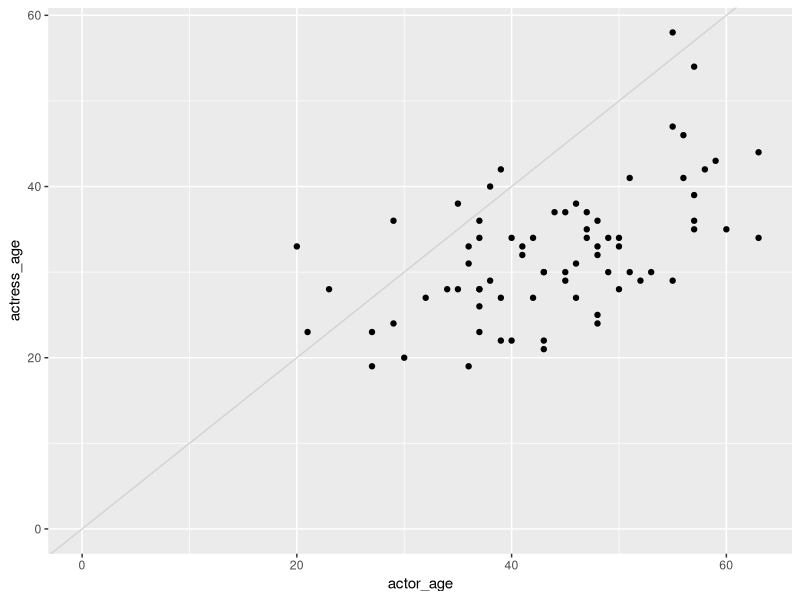
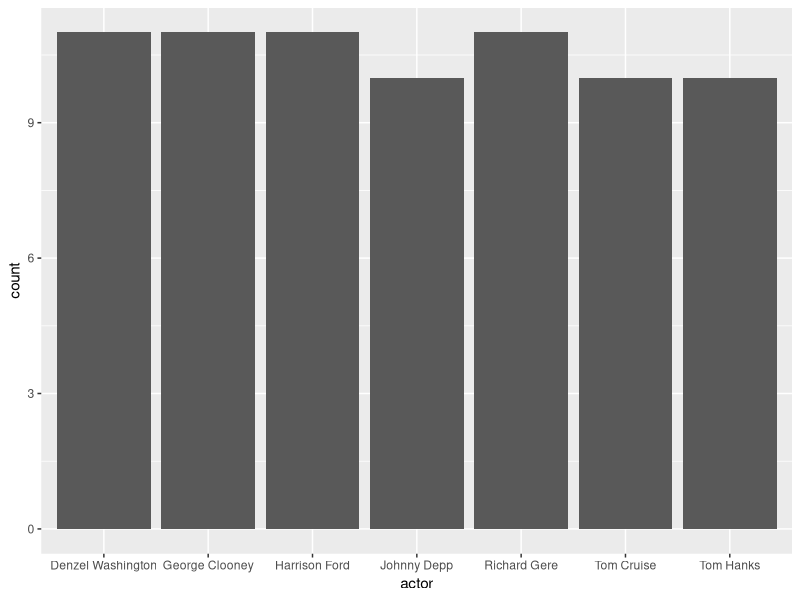
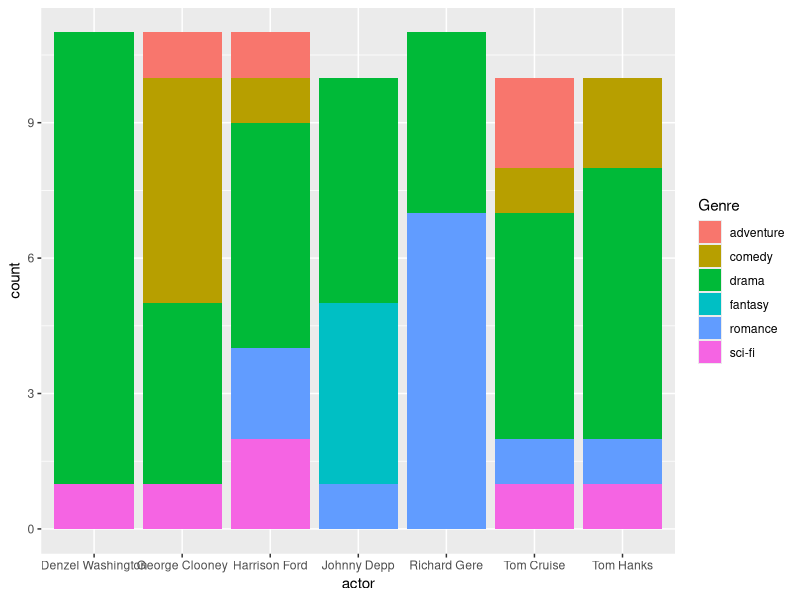
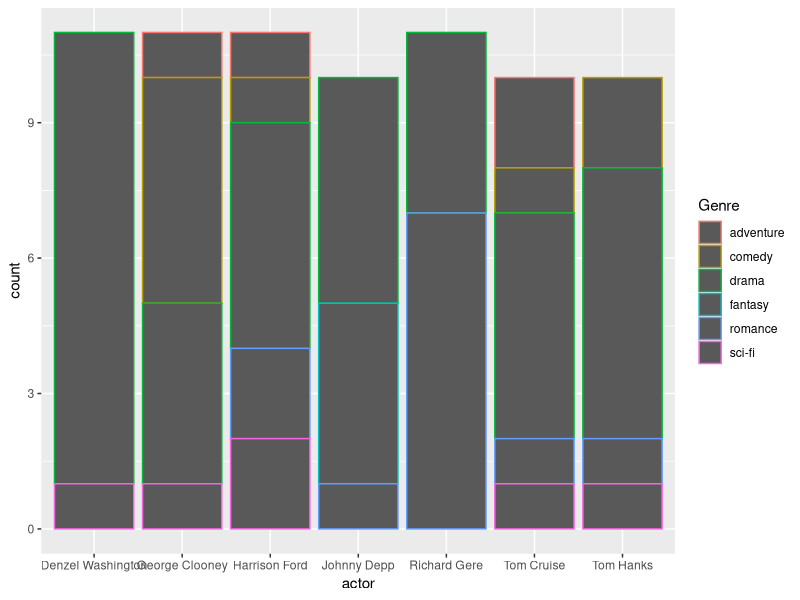
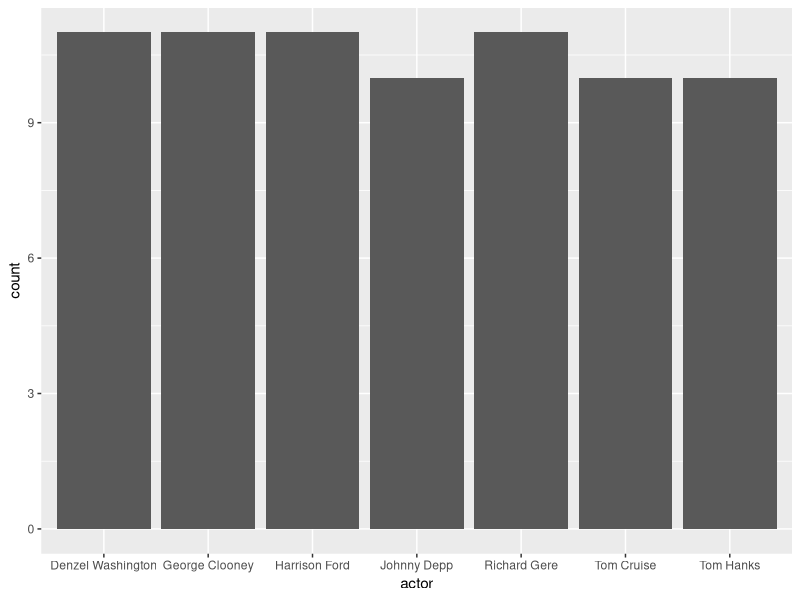
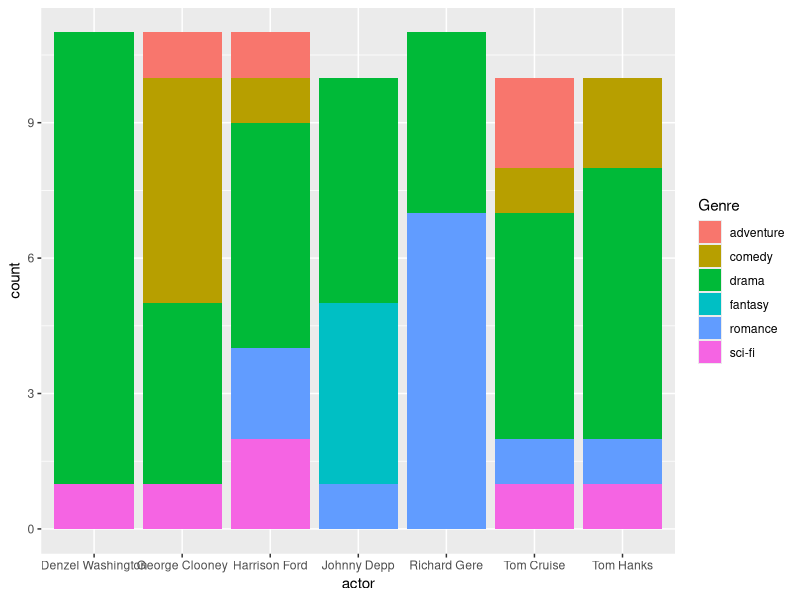
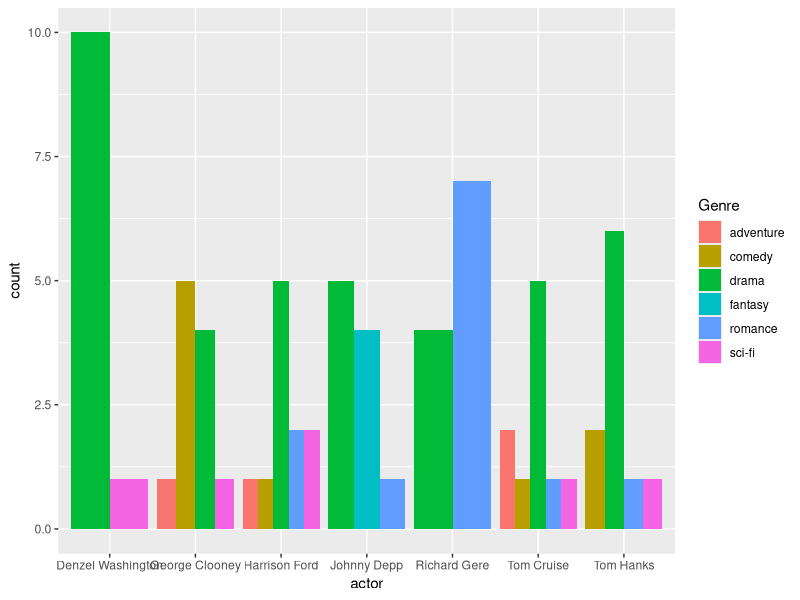
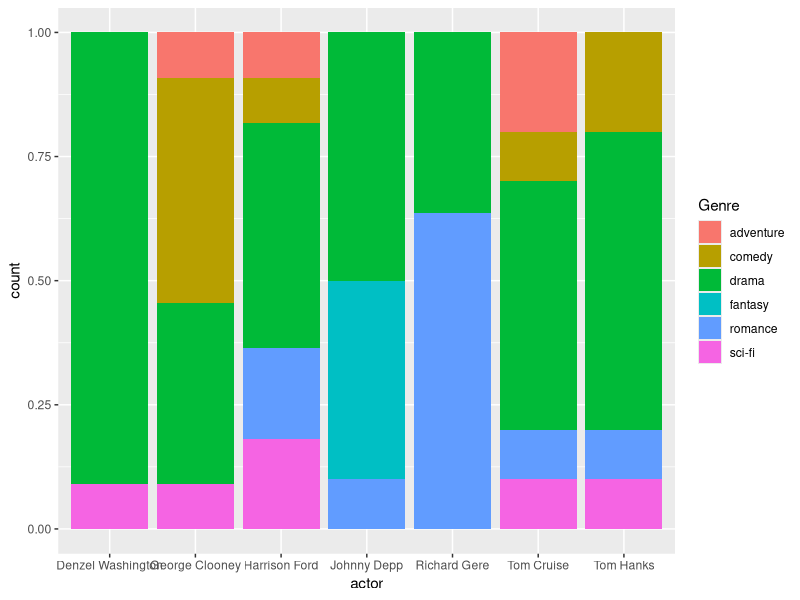

These charts were generated, in order, by the following R code:
## ---- chunk 1
library(readr)

ages <- read_csv("data/ages.csv")

head(ages)
## ---- chunk 2
# If you haven't installed the ggplot2 package yet, uncomment and run the line below
#install.packages("ggplot2")

library(ggplot2)

ggplot(data=ages) +
   geom_point(mapping=aes(x=actor_age, y=actress_age)) + 
   expand_limits(x = 0, y = 0) +
   geom_abline(intercept=0, col="light gray") 

## ---- chunk 3

head(ages)

## ---- chunk 4
ggplot(ages,
    aes(x=actor)) +
    geom_bar()
## ---- chunk 5
ggplot(data=ages,
  aes(x=actor, fill=Genre)) +
  geom_bar()
## ---- chunk 6
ggplot(data=ages,
  aes(x=actor, color=Genre)) +
  geom_bar()
## ---- chunk 7
ggplot(data=ages,
  aes(x=actor), fill=Genre) +
  geom_bar()
## ---- chunk 8
ggplot(data=ages,
  aes(x=actor, fill=Genre)) +
  geom_bar()
## ---- chunk 9
ggplot(data=ages,
  aes(x=actor, fill=Genre)) +
  geom_bar(position="dodge")
## ---- chunk 10
ggplot(data=ages,
  aes(x=actor, fill=Genre)) +
  geom_bar(position="fill")
## ---- chunk 11
ggplot(ages, aes(x=actor, y=actress_age)) +
  geom_boxplot()
## ---- chunk 12
ggplot(ages, aes(x=actor, y=actress_age)) +
  geom_violin()
## ---- chunk 13
ggplot(data=ages, aes(x=actor_age)) +
  geom_histogram(binwidth=1)
## ---- chunk 14
ggplot(data=ages, aes(x=actor_age)) +
  geom_histogram() + scale_x_log10()
## ---- chunk 15
ggplot(data=ages,
  aes(x=actress_age)) +
  geom_density(fill="red")
## ---- chunk 16
ggplot(data=ages,
  aes(x=actress_age, fill=actor)) +
  geom_density(alpha=.3)
## ---- chunk 17
ggplot(ages,
       aes(x=actress_age, y=Movie)) +
  geom_point()
## ---- chunk 18
library(dplyr)

avg_age <- ages %>% 
  group_by(actor) %>%
  mutate(age_diff = actor_age-actress_age) %>% 
  summarize(average_age_diff = mean(age_diff))

ggplot(avg_age, aes(x=actor, y=average_age_diff, group=1)) +
  geom_line()
## ---- chunk 19
ggplot(avg_age, aes(x=actor, y=average_age_diff, group=1)) +
  geom_line() +
  geom_point()
## ---- chunk 20
ggplot(ages,
      aes(x=actor_age,
          y=actress_age)) +
  geom_point() +
  geom_smooth()
## ---- chunk 21
ggplot(ages,
      aes(x=actor_age,
          y=actress_age)) +
  geom_point() +
  geom_smooth(method="lm",
              formula=y~x)
## ---- chunk 22
ggplot(data=ages,
       aes(x=actor_age,
           y=actress_age,
           color=actor)) +
  geom_point()
## ---- chunk 23
ggplot(data=ages,
       aes(x=actor_age,
           y=actress_age,
           color=actor,
           shape=Genre)) +
  geom_point()
## ---- chunk 24
ggplot(data=ages,
       aes(x=actor_age,
           y=actress_age,
           color=actor,
           shape=actor)) +
  geom_point()
## ---- chunk 25
ggplot(data=ages,
       aes(x=actor_age,
           y=actress_age,
           color=actor,
           size=budget)) +
  geom_point()
## ---- chunk 26
ggplot(data = avg_age, aes(x= actor, y=average_age_diff)) +
    geom_bar(stat="identity") +
    coord_flip()
## ---- chunk 27
ggplot(data=ages) +
   geom_point(mapping=aes(x=actor_age, y=actress_age)) + 
   expand_limits(x = 0, y = 0) +
   geom_abline(intercept=0, col="light gray") +
   facet_grid(Genre~actor)
## ---- chunk 28
ggplot(data=ages) +
   geom_point(mapping=aes(x=actor_age, y=actress_age, size=budget)) + 
   expand_limits(x = 0, y = 0) +
   geom_abline(intercept=0, col="light gray") +
   facet_grid(Genre~actor)
## ---- chunk 29
ggplot(data=ages) +
   geom_point(mapping=aes(x=actor_age, y=actress_age)) + 
   expand_limits(x = 0, y = 0) +
   geom_abline(intercept=0, col="light gray") +
   facet_grid(.~actor)
## ---- chunk 30
ggplot(data=ages) +
   geom_point(mapping=aes(x=actor_age, y=actress_age)) + 
   expand_limits(x = 0, y = 0) +
   geom_abline(intercept=0, col="light gray") +
   facet_grid(actor~.)
## ---- chunk 31
ggplot(data=ages) +
   geom_point(mapping=aes(x=actor_age, y=actress_age)) + 
   expand_limits(x = 0, y = 0) +
   geom_abline(intercept=0, col="light gray") +
   facet_wrap(~actor, ncol=4)
## ---- chunk 32
ggplot(ages,
      aes(x=actor_age,
          y=actress_age)) +
      geom_point()
## ---- chunk 33
ggplot(ages,
      aes(x=actor_age,
          y=actress_age)) +
      geom_point(aes(color=actor))
## ---- chunk 34
# Let's make a copy of the  minus the actor variable so it can't be faceted

ages_copy <- ages %>% select(-actor)

ggplot(data=ages,
      aes(x=actor_age,
          y=actress_age,
          color=actor)) +
      geom_point(data=ages_copy, color="grey") +
      geom_point() +
      facet_wrap(~actor) +
      theme(legend.position="none") # This removes the legend
